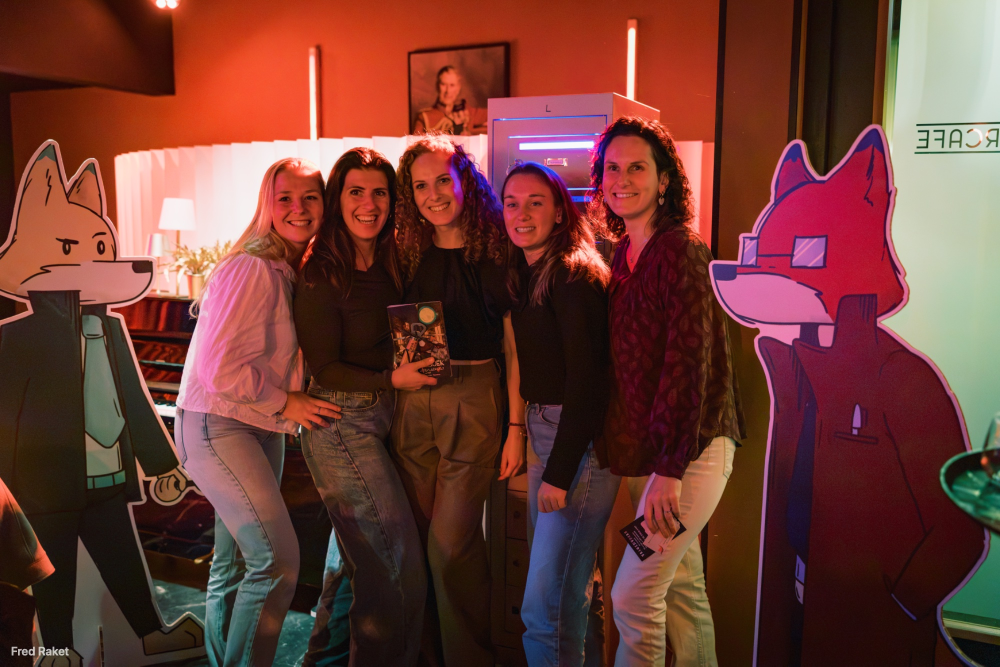
#> input picture images/bureauvoz/bureauvoz-01.jpg, 2000 x 1333 px (shown at 1/2 size)
$ python -i site_tool.py   (imports and definitions only)
#> lines starting #> are read from the running program, lines starting #| are printed output that depends on the picture
#!/usr/bin/env python3
"""
Fred Raket - site tool
======================

Klein lokaal programma om de website fredraket.be up-to-date te houden.

  * foto's erin slepen  -> worden automatisch verkleind en gecomprimeerd
  * titel + tekstje erbij -> er komt een nieuwe tegel bij (Fotografie of Home)
  * extra foto's toevoegen aan een bestaand album
  * lokaal bekijken en met een klik naar GitHub pushen

Gebruikt enkel wat standaard op een Mac staat: python3, git en `sips`
(de ingebouwde beeldconverter van macOS). Op andere systemen valt het
terug op Pillow als dat geinstalleerd is.

Starten: dubbelklik op "Site Tool.command" (of: python3 site_tool.py)
"""

import html
import json
import mimetypes
import os
import re
import shutil
import subprocess
import sys
import tempfile
import threading
import time
import unicodedata
import uuid
import webbrowser
from http.server import BaseHTTPRequestHandler, ThreadingHTTPServer
from urllib.parse import parse_qs, unquote, urlparse

# --------------------------------------------------------------------------
# Instellingen
# --------------------------------------------------------------------------
TOOL_DIR = os.path.dirname(os.path.abspath(__file__))
REPO = os.path.dirname(TOOL_DIR)          # de map van de website (1 niveau hoger)
PORT = 8765
VERSION = 6

FULL_PX, FULL_Q = 2000, 0.85    # grote foto (lightbox): langste zijde, JPEG-kwaliteit
THUMB_PX, THUMB_Q = 700, 0.8    # kleine foto in het raster
TILE_W = 800                    # breedte van de tegelfoto (hoogte volgt bestaande tegels)
GRID_RATIO = 1.25               # verhouding (breedte/hoogte) van een vakje in het fotoraster
WATERMARK = "Fred Raket"        # klein watermerk linksonder op de grote foto's ("" = geen watermerk)
DEFAULT_TILE_RATIO = 326 / 353  # hoogte/breedte als er geen bestaande tegel is

M_TILES_BEGIN = "<!-- TOOL:TEGELS-BEGIN -->"
M_TILES_END = "<!-- TOOL:TEGELS-EINDE -->"
M_PHOTOS_END = "<!-- TOOL:FOTOS-EINDE -->"
M_MENU_END = "<!-- TOOL:MENU-EINDE -->"

STAGING = tempfile.mkdtemp(prefix="fredraket-")
USE_SIPS = sys.platform == "darwin" and shutil.which("sips") is not None

# --------------------------------------------------------------------------
# HTML-sjablonen (dezelfde opbouw als de rest van de site)
# --------------------------------------------------------------------------
def esc(s):
    return html.escape(s or "", quote=True)


FOOTER = """
            <footer id="footer">
                <div class="inner">
                    <section>
                        <h2>Contact</h2>
                        <a href="mailto:fred@grom.gr" class="contact-link">fred@grom.gr</a>
                    </section>
                    <section>
                        <h2>Volg Fred Raket</h2>
                        <ul class="social-icons">
                            <li><a href="https://www.youtube.com/@fredraket" target="_blank" rel="noopener" class="icon brands fa-youtube"><span class="label">YouTube</span></a></li>
                            <li><a href="https://www.instagram.com/fred.raket.fpv/" target="_blank" rel="noopener" class="icon brands fa-instagram"><span class="label">Instagram</span></a></li>
                            <li><a href="mailto:fred@grom.gr" class="icon solid fa-envelope"><span class="label">E-mail</span></a></li>
                        </ul>
                    </section>
                    <div class="copyright">
                        &copy; Fred Raket. Alle rechten voorbehouden. Alle foto's, video's en teksten op deze site zijn eigendom van Fred Raket en mogen niet zonder schriftelijke toestemming gebruikt worden.<br />
                        Design: <a href="https://html5up.net" target="_blank" rel="noopener">HTML5 UP</a>
                    </div>
                </div>
            </footer>
        </div>
"""

SCRIPTS = """
        <script src="assets/js/jquery.min.js"></script>
        <script src="assets/js/browser.min.js"></script>
        <script src="assets/js/breakpoints.min.js"></script>
        <script src="assets/js/util.js"></script>
        <script src="assets/js/main.js"></script>
"""

GALLERY_CSS = '        <link rel="stylesheet" href="https://cdnjs.cloudflare.com/ajax/libs/magnific-popup.js/1.1.0/magnific-popup.min.css" />\n'

GALLERY_JS = """        <script src="https://cdnjs.cloudflare.com/ajax/libs/magnific-popup.js/1.1.0/jquery.magnific-popup.min.js"></script>
        <script>
            $(function() {
                $('.gallery').magnificPopup({
                    delegate: 'a',
                    type: 'image',
                    gallery: { enabled: true, navigateByImgClick: true, preload: [0, 1] }
                });
            });
        </script>
"""

DEFAULT_MENU = """
            <nav id="menu">
                <h2>Menu</h2>
                <ul>
                    <li><a href="index.html">Home</a></li>
                    <li><a href="over-mij.html">Over mij</a></li>
                </ul>
                <h3 class="menu-kop">Projecten</h3>
                <ul>
                    <li><a href="fpv.html">FPV</a></li>
                    <li><a href="Fotografie.html">Fotografie</a></li>
                    <li><a href="geluid.html">Geluid</a></li>
                    <li><a href="drone.html">Reguliere drone</a></li>
                    <li><a href="set-bouw.html">Set bouw</a></li>
                    <li><a href="maker.html">Maker</a></li>
                    """ + M_MENU_END + """
                </ul>
                <h3 class="menu-kop">Volg mij</h3>
                <ul>
                    <li><a href="https://www.youtube.com/@fredraket" target="_blank" rel="noopener">YouTube</a></li>
                    <li><a href="https://www.instagram.com/fred.raket.fpv/" target="_blank" rel="noopener">Instagram</a></li>
                </ul>
            </nav>
"""


# [49 lines left out: functions current_menu, page, album_header, not called in this run]


def photo_item(full, thumb, alt, pos="", indent=" " * 24):
    style = f' style="object-position: {esc(pos)}"' if pos else ""
    return f'{indent}<a href="{esc(full)}"><img src="{esc(thumb)}" alt="{esc(alt)}"{style} loading="lazy" /></a>'


# [34 lines left out: functions album_page, tile, slugify, not called in this run]


def read(rel):
    with open(os.path.join(REPO, rel), encoding="utf-8") as f:
        return f.read()


def write(rel, text):
    with open(os.path.join(REPO, rel), "w", encoding="utf-8") as f:
        f.write(text)


# [79 lines left out: functions insert_line, image_size, run_sips, make_jpeg, tile_ratio, next_style and 1 more, not called in this run]


POS_RE = re.compile(r"^\d{1,3}(\.\d+)?% \d{1,3}(\.\d+)?%$")


# [25 lines left out: functions save_staged, store_photos, not called in this run]


STAGED_NAMES = {}


# [21 lines left out: functions staged_path, list_albums, not called in this run]


# --------------------------------------------------------------------------
# Acties
# --------------------------------------------------------------------------
def action_create(data):
    where = data.get("where", "fotografie")
    title = (data.get("title") or "").strip()
    subtitle = (data.get("subtitle") or "").strip()
    intro = (data.get("intro") or "").strip()
    photos = data.get("photos") or []
    tile_id = data.get("tile")
    position = data.get("position", "top")
    if not title:
        raise ValueError("Geef een titel op.")
    if not photos or not tile_id:
        raise ValueError("Sleep minstens een foto in het vak.")

    slug = slugify(title)
    page_rel = f"{slug}.html"
    if os.path.exists(os.path.join(REPO, page_rel)):
        raise ValueError(f"Er bestaat al een pagina {page_rel}. Kies een andere titel.")

    parent_rel = "index.html" if where == "home" else "Fotografie.html"
    back_label = "Home" if where == "home" else "Fotografie"
    img_dir = f"images/{slug}"

    items = store_photos(photos, img_dir, slug, title)

    # tegelfoto (al bijgesneden in de browser)
    tile_rel = f"{img_dir}/tegel.jpg"
    save_staged(tile_id, tile_rel)

    # pagina
    write(page_rel, album_page(title, intro, items, parent_rel, back_label))

    # tegel op Fotografie- of homepagina
    parent = read(parent_rel)
    snippet = tile(next_style(parent), tile_rel, page_rel, title, subtitle)
    if position == "bottom":
        parent = insert_line(parent, M_TILES_END, snippet)
    else:
        parent = insert_line(parent, M_TILES_BEGIN, snippet, after=True)
    write(parent_rel, parent)

    # menu-item voor een nieuwe rubriek op de homepagina
    if where == "home" and data.get("menu", True):
        add_menu_item(page_rel, title)

    return {"ok": True, "page": page_rel, "count": len(items), "errors": []}


# [25 lines left out: functions add_menu_item, action_add, not called in this run]


# ---------- bestaande albums bewerken ----------
GRID_OPEN = '<div class="photo-grid gallery">'


def clean_pos(pos):
    pos = (pos or "").strip()
    return "" if not POS_RE.match(pos) or pos.replace(".0", "") == "50% 50%" else pos


# [141 lines left out: functions find_tile, album_page_rel, action_album_get, action_album_save, action_album_delete, not called in this run]


# ---------- volgorde van de tegels ----------
TILE_PAGES = {"fotografie": "Fotografie.html", "home": "index.html"}
ARTICLE_RE = re.compile(r"^[ \t]*<article .*</article>[ \t]*$")


# [41 lines left out: functions tile_block, action_tiles_get, action_tiles_save, not called in this run]


def git(*args):
    r = subprocess.run(["git", "-C", REPO] + list(args), capture_output=True, text=True)
    return r.returncode, (r.stdout + r.stderr).strip()


# [52 lines left out: functions action_state, action_publish, not called in this run]


# --------------------------------------------------------------------------
# Webserver
# --------------------------------------------------------------------------
class Handler(BaseHTTPRequestHandler):
    def log_message(self, *a):
        pass

    # [89 lines left out: functions send, do_GET, do_POST, not called in this run]


LOCK = threading.Lock()


SERVER = None


# [39 lines left out: functions stop_old_instance, main, not called in this run]


# [2 lines not run here, left out]

>>> import cv2
>>> picture = cv2.imread('../images/bureauvoz/bureauvoz-01.jpg', cv2.IMREAD_GRAYSCALE)
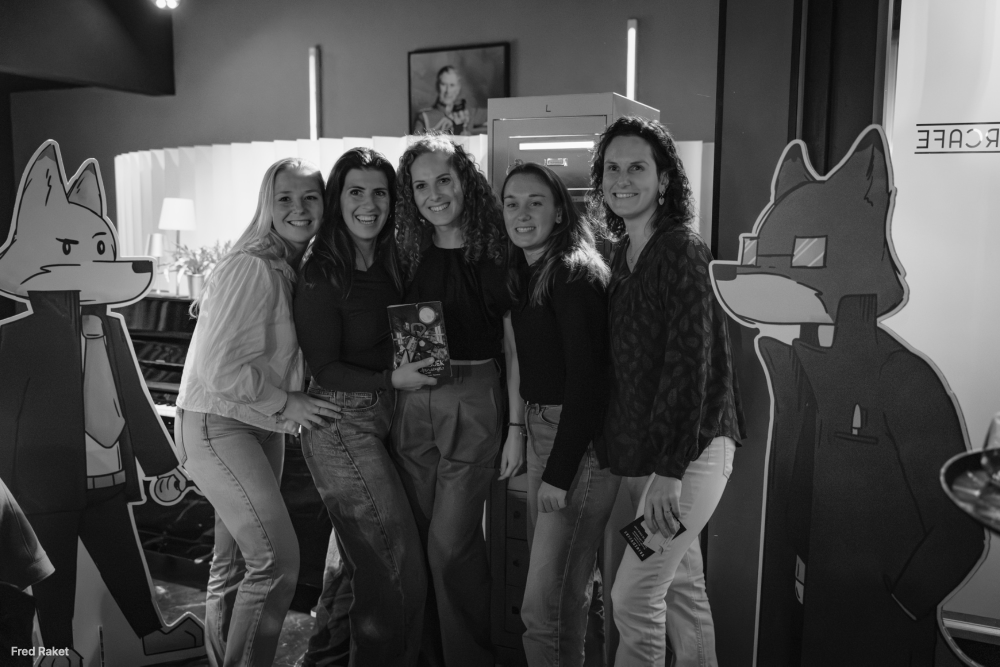
#> picture: shape (1333, 2000) (shown at 1/2 size); min 1, max 255, mean 74.2
#> (the run stopped early here; a loop or call above may not have finished)

$ run again, on images/bureauvoz/thumbs/bureauvoz-02.jpg
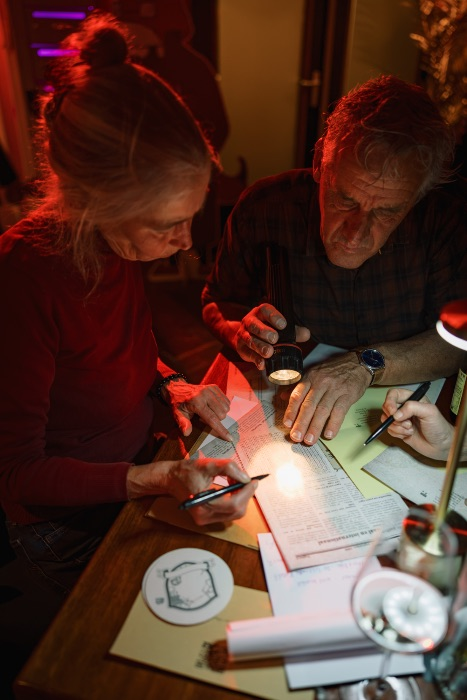
#> input picture images/bureauvoz/thumbs/bureauvoz-02.jpg, 467 x 700 px
#> `picture = cv2.imread('../images/bureauvoz/bureauvoz-01.jpg', cv2.IMREA..`:
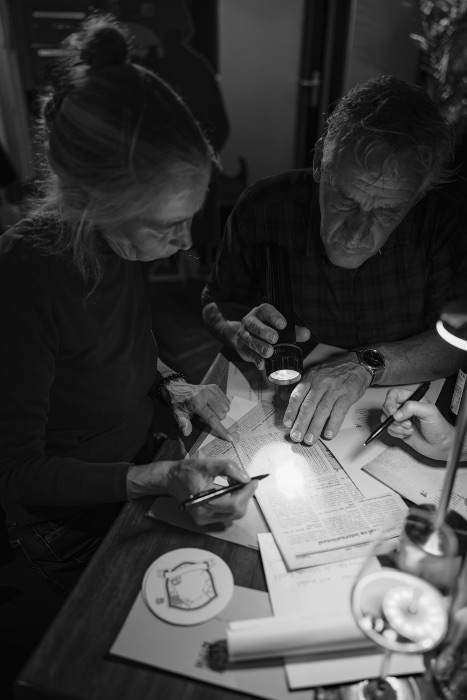
#> picture: shape (700, 467); min 0, max 249, mean 62.1

$ run again, on images/bureauvoz/thumbs/bureauvoz-03.jpg
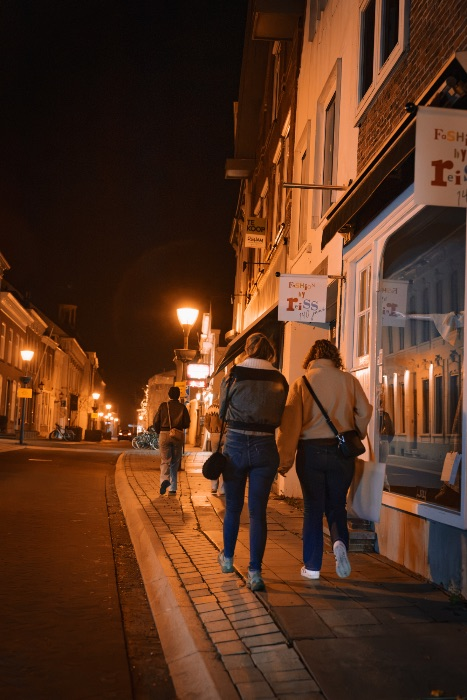
#> input picture images/bureauvoz/thumbs/bureauvoz-03.jpg, 467 x 700 px
#> `picture = cv2.imread('../images/bureauvoz/bureauvoz-01.jpg', cv2.IMREA..`:
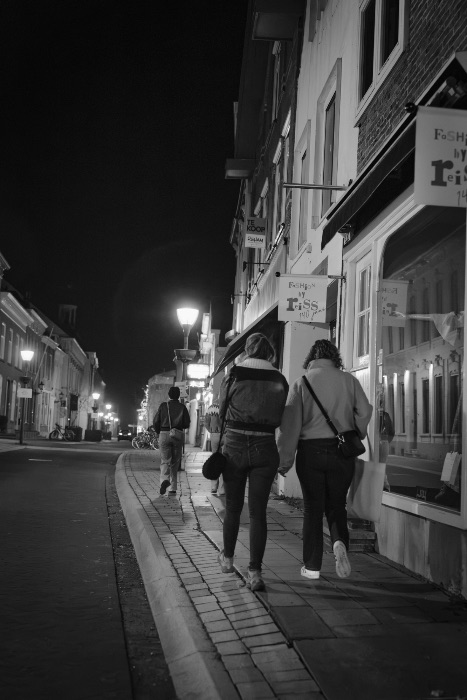
#> picture: shape (700, 467); min 0, max 255, mean 58.6

$ run again, on images/dranouter-2026/dranouter-2026-01.jpg
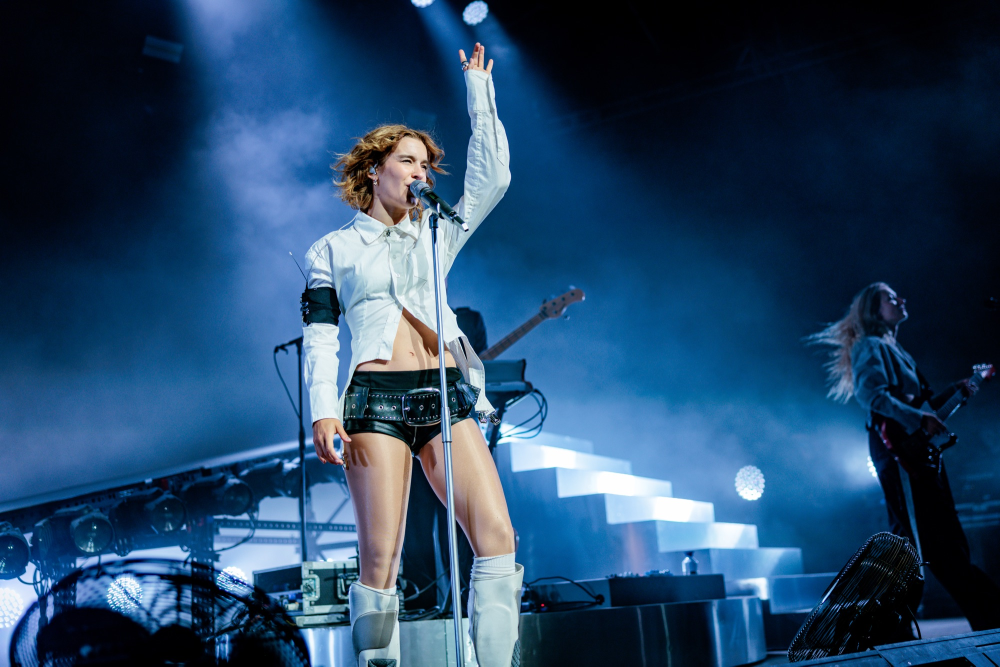
#> input picture images/dranouter-2026/dranouter-2026-01.jpg, 2000 x 1333 px (shown at 1/2 size)
#> `picture = cv2.imread('../images/bureauvoz/bureauvoz-01.jpg', cv2.IMREA..`:
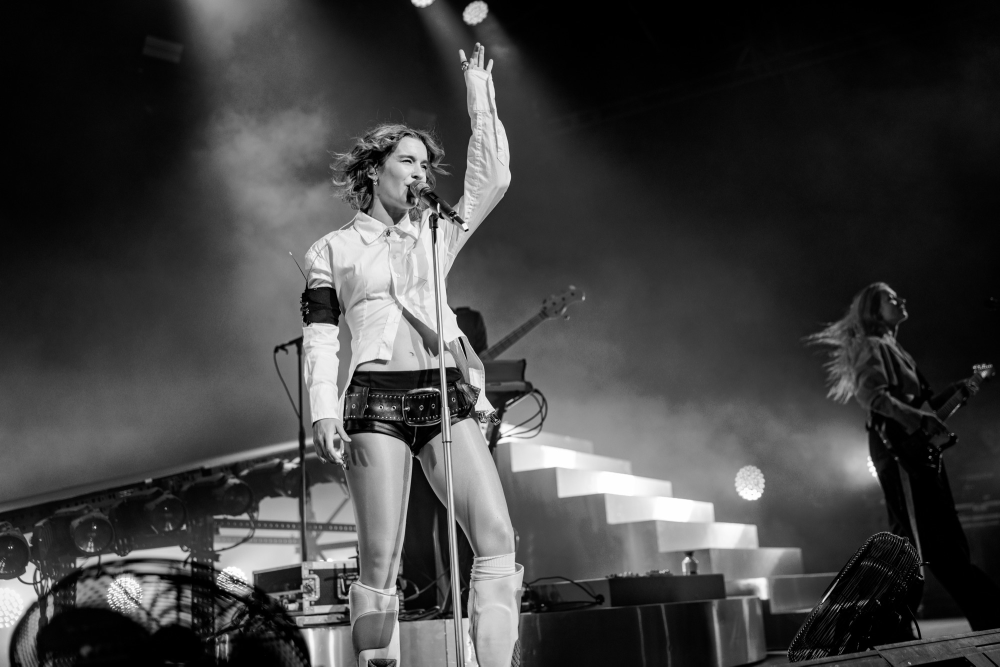
#> picture: shape (1333, 2000) (shown at 1/2 size); min 0, max 255, mean 64.3
